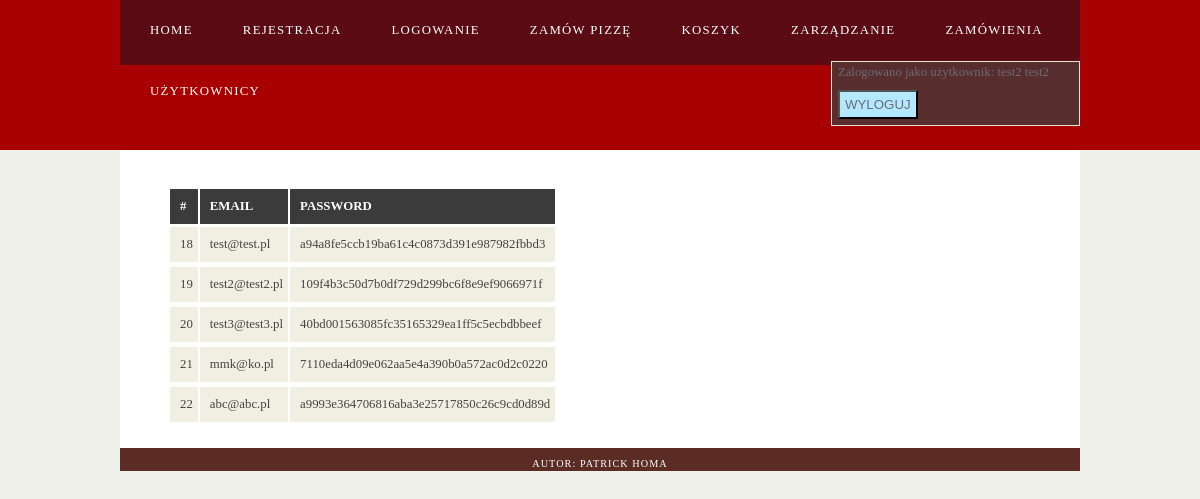
The app's page /View/users.php (signed in) with its own data.
### tables this page shows
CREATE TABLE `user` (
  `id_user` int(255) unsigned NOT NULL AUTO_INCREMENT,
  `email` varchar(50) NOT NULL,
  `password` varchar(255) NOT NULL,
  `id_address` int(255) unsigned DEFAULT NULL,
  `id_role` int(255) unsigned NOT NULL,
  PRIMARY KEY (`id_user`),
  KEY `id_role` (`id_role`),
  KEY `address` (`id_address`),
  CONSTRAINT `address` FOREIGN KEY (`id_address`) REFERENCES `address` (`id_address`) ON DELETE NO ACTION ON UPDATE NO ACTION,
  CONSTRAINT `role` FOREIGN KEY (`id_role`) REFERENCES `role` (`id_role`) ON DELETE NO ACTION ON UPDATE NO ACTION
);

CREATE TABLE `address` (
  `id_address` int(255) unsigned NOT NULL AUTO_INCREMENT,
  `street` varchar(255) NOT NULL,
  `city` varchar(255) NOT NULL,
  `zip` varchar(20) NOT NULL,
  `house` varchar(5) NOT NULL,
  `flat` int(10) unsigned DEFAULT NULL,
  `phone` int(20) unsigned NOT NULL,
  `name` varchar(30) NOT NULL,
  `surname` varchar(30) NOT NULL,
  PRIMARY KEY (`id_address`)
);

### Model/Session.php (called while the page is built, shortened)
<?php
class Session
{
    private $conn;
    public function __construct(\PDO $pdo) {
        $this->conn = $pdo;
    }
     function checkRole() {
        $s = $_SESSION['id_user'];
        if(isset($s)) {
            $stmt = $this->conn->query("SELECT checkRole($s)")->fetch();
            foreach($stmt as $row)
                return $row;
        }else {
            echo "Uzytkownik nie jest zalogowany";
        }
    }
}

### Model/User.php (called while the page is built, shortened)
<?php
class User
{
    private $conn;
    public function __construct(\PDO $pdo) {
        $this->conn = $pdo;
    }
    function getUsers() {
        return $this->conn->query("SELECT * FROM user");
    }
    function getUser($id) {
        return $this->conn->query("SELECT u.id_user, a.name, a.surname FROM user u JOIN address a ON u.id_address=a.id_address WHERE id_user = $id;");
    }
}
?>

### View/users.php (the view, shortened to what this page needs)
<?php include_once '../Config/database.php'; ?>
<?php include_once '../Model/User.php'; ?>
<?php include_once '../View/header.php'; ?>
<?php include_once "header.php"; ?>
<body>
<div id="site_content">
    <div id="content">
        <table>
        <thead>
        <tr>
        <th>#</th>
        <th>EMAIL</th>
        <th>PASSWORD</th>
        </tr>
        </thead>
        <tbody>
        <?php
        $user = new User($pdo);
        $list = $user->getUsers();
        foreach ($list as $row) {
            echo '<tr><td>' . $row['id_user'] . '</td><td>' . $row['email'] . '</td><td>' . $row['password'] . '</td><tr>';
        }?>
    </tbody>
    </table>
    </div>
</div>
<?php include_once 'footer.php'; ?>
</body>
</html>

### View/header.php (shortened to what this page needs)
<?php
include_once '../Model/Session.php';
include_once '../Config/database.php';
include_once '../Model/User.php';
if(isset($_SESSION['id_user'])) {
    $id=$_SESSION['id_user'];
    $user = new User($pdo);
    $list = $user->getUser($id);
    $user = new Session($pdo);}?>
<!DOCTYPE html>
<html lang="pl">
<head>
    <link href="../Resources/css/style.css" rel="stylesheet">
</head>
<body>
<div id="header">
    <div id="menubar">
        <ul id="menu">
            <li><a href="../View/home.php">Home</a></li>
            <li><a href="../View/register.php">Rejestracja</a></li>
            <li><a href="../View/login.php">Logowanie</a></li>
            <li><a href="../View/pizzaList.php">Zamów pizzę</a></li>
            <li><a href="../View/cart.php">Koszyk</a></li>
<?php  if(isset($_SESSION['id_user'])) {
            if($user->checkRole() == 2) {
                echo "<li><a href='../View/manage.php'>Zarządzanie</a></li>
                <li><a href='../View/view_orders.php'>Zamówienia</a></li>
                <li><a href='../View/users.php'>Użytkownicy</a></li>";
            }
        echo "<div id='logout'><form action='../Controller/controller.php?method=logout' method='post'>";
                foreach ($list as $row) {
                    echo "<p>Zalogowano jako użytkownik: ".$row['name'] . " " . $row['surname']; }
                echo "<br/><input type='submit' class='submit' value='WYLOGUJ' /></p>
           </form></div>"; }?>
            </div>
    </div>
</body>
</html>

### Resources/css/style.css (style rules this page uses)
html { height: 100%; position: relative; min-height: 100%; }
* { margin: 0; padding: 0; }
body { font: normal 80% Georgia; background: #f0f0ea; color: #6d6b77; }
p { padding: 0 0 20px 0; }
#menubar, #site_content { margin-left: auto; margin-right: auto; }
#menubar { width: 80%; height: 65px; padding: 0; background: #5a0b14; }
#logout { float: right; border: 1px solid #E5E5DB; height: 60px; padding: 3px 30px 0 6px ; background: #572d2e; }
ul#menu li { float: left; list-style: none; }
ul#menu li a { letter-spacing: 0.1em; font: normal 100% Georgia; display: block; float: left; height: 37px; padding: 23px 20px 1px 30px; text-align: center; color: #FFF; text-transform: uppercase; text-decoration: none; }
#site_content { width: 80%; overflow: hidden; background: #FFF; }
#content { text-align: left; margin: 20px auto ; width: 90%; padding: 2px; }
#header { background: #A80000; height: 150px; }
.submit { width: auto; height: auto; margin: 10px 0 0 0; padding: 5px 5px 5px 5px; background: #b2e9ff; color: #6d6b77; }
table { margin: 15px 0 0px 0; }
table tr th, table tr td { padding: 10px 5px 10px 10px; text-align: left; background: #3B3B3B; color: #FFF; }
table tr td { background: #F0EFE2; color: #47433F; border-top: 1px solid #FFF; }

### records on screen
user: id_address.name "test2", id_address.surname "test2", id_user "19", email "test2@test2.pl", password "109f4b3c50d7b0df729d299bc6f8e9ef9066971f"
user: id_user "18", email "test@test.pl", password "a94a8fe5ccb19ba61c4c0873d391e987982fbbd3"
user: id_user "20", email "test3@test3.pl", password "40bd001563085fc35165329ea1ff5c5ecbdbbeef"
user: id_user "21", email "mmk@ko.pl", password "7110eda4d09e062aa5e4a390b0a572ac0d2c0220"
user: id_user "22", email "abc@abc.pl", password "a9993e364706816aba3e25717850c26c9cd0d89d"
